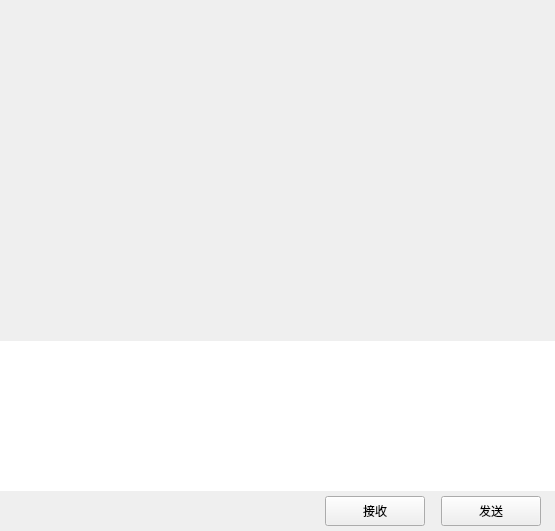
<?xml version="1.0" encoding="UTF-8"?>
<ui version="4.0">
 <class>ChatPage</class>
 <widget class="QWidget" name="ChatPage">
  <property name="geometry">
   <rect>
    <x>0</x>
    <y>0</y>
    <width>555</width>
    <height>531</height>
   </rect>
  </property>
  <property name="windowTitle">
   <string>Form</string>
  </property>
  <layout class="QVBoxLayout" name="verticalLayout">
   <property name="spacing">
    <number>0</number>
   </property>
   <property name="leftMargin">
    <number>0</number>
   </property>
   <property name="topMargin">
    <number>0</number>
   </property>
   <property name="rightMargin">
    <number>0</number>
   </property>
   <property name="bottomMargin">
    <number>0</number>
   </property>
   <item>
    <widget class="QWidget" name="chat_data_wid" native="true">
     <property name="sizePolicy">
      <sizepolicy hsizetype="Expanding" vsizetype="Expanding">
       <horstretch>0</horstretch>
       <verstretch>0</verstretch>
      </sizepolicy>
     </property>
     <layout class="QVBoxLayout" name="verticalLayout_2">
      <property name="spacing">
       <number>0</number>
      </property>
      <property name="leftMargin">
       <number>0</number>
      </property>
      <property name="topMargin">
       <number>0</number>
      </property>
      <property name="rightMargin">
       <number>0</number>
      </property>
      <property name="bottomMargin">
       <number>0</number>
      </property>
      <item>
       <widget class="QWidget" name="title_wid" native="true">
        <property name="minimumSize">
         <size>
          <width>0</width>
          <height>60</height>
         </size>
        </property>
        <property name="maximumSize">
         <size>
          <width>16777215</width>
          <height>60</height>
         </size>
        </property>
        <layout class="QVBoxLayout" name="verticalLayout_3">
         <property name="leftMargin">
          <number>11</number>
         </property>
         <property name="topMargin">
          <number>2</number>
         </property>
         <property name="rightMargin">
          <number>2</number>
         </property>
         <property name="bottomMargin">
          <number>2</number>
         </property>
         <item>
          <widget class="QWidget" name="widget" native="true">
           <layout class="QHBoxLayout" name="horizontalLayout_3">
            <property name="leftMargin">
             <number>2</number>
            </property>
            <property name="topMargin">
             <number>2</number>
            </property>
            <property name="rightMargin">
             <number>2</number>
            </property>
            <property name="bottomMargin">
             <number>2</number>
            </property>
            <item>
             <widget class="QLabel" name="title_lb">
              <property name="text">
               <string/>
              </property>
             </widget>
            </item>
           </layout>
          </widget>
         </item>
        </layout>
       </widget>
      </item>
      <item>
       <widget class="ChatView" name="chat_data_list" native="true"/>
      </item>
      <item>
       <widget class="QWidget" name="tool_wid" native="true">
        <property name="minimumSize">
         <size>
          <width>0</width>
          <height>40</height>
         </size>
        </property>
        <property name="maximumSize">
         <size>
          <width>16777215</width>
          <height>40</height>
         </size>
        </property>
        <layout class="QHBoxLayout" name="horizontalLayout_5">
         <property name="leftMargin">
          <number>2</number>
         </property>
         <property name="topMargin">
          <number>2</number>
         </property>
         <property name="rightMargin">
          <number>2</number>
         </property>
         <property name="bottomMargin">
          <number>2</number>
         </property>
         <item>
          <spacer name="horizontalSpacer_7">
           <property name="orientation">
            <enum>Qt::Horizontal</enum>
           </property>
           <property name="sizeType">
            <enum>QSizePolicy::Fixed</enum>
           </property>
           <property name="sizeHint" stdset="0">
            <size>
             <width>5</width>
             <height>20</height>
            </size>
           </property>
          </spacer>
         </item>
         <item>
          <widget class="ClickedLabel" name="emo_lb">
           <property name="minimumSize">
            <size>
             <width>25</width>
             <height>25</height>
            </size>
           </property>
           <property name="maximumSize">
            <size>
             <width>25</width>
             <height>25</height>
            </size>
           </property>
           <property name="text">
            <string/>
           </property>
          </widget>
         </item>
         <item>
          <spacer name="horizontalSpacer_6">
           <property name="orientation">
            <enum>Qt::Horizontal</enum>
           </property>
           <property name="sizeType">
            <enum>QSizePolicy::Fixed</enum>
           </property>
           <property name="sizeHint" stdset="0">
            <size>
             <width>5</width>
             <height>20</height>
            </size>
           </property>
          </spacer>
         </item>
         <item>
          <widget class="ClickedLabel" name="file_lb">
           <property name="minimumSize">
            <size>
             <width>30</width>
             <height>30</height>
            </size>
           </property>
           <property name="maximumSize">
            <size>
             <width>30</width>
             <height>30</height>
            </size>
           </property>
           <property name="text">
            <string/>
           </property>
          </widget>
         </item>
         <item>
          <spacer name="horizontalSpacer_5">
           <property name="orientation">
            <enum>Qt::Horizontal</enum>
           </property>
           <property name="sizeHint" stdset="0">
            <size>
             <width>40</width>
             <height>20</height>
            </size>
           </property>
          </spacer>
         </item>
         <item>
          <widget class="ClickedLabel" name="more_lb">
           <property name="minimumSize">
            <size>
             <width>30</width>
             <height>30</height>
            </size>
           </property>
           <property name="maximumSize">
            <size>
             <width>30</width>
             <height>30</height>
            </size>
           </property>
           <property name="text">
            <string/>
           </property>
          </widget>
         </item>
        </layout>
       </widget>
      </item>
      <item>
       <widget class="MessageTextEdit" name="chatEdit">
        <property name="minimumSize">
         <size>
          <width>0</width>
          <height>150</height>
         </size>
        </property>
        <property name="maximumSize">
         <size>
          <width>16777215</width>
          <height>150</height>
         </size>
        </property>
        <property name="frameShape">
         <enum>QFrame::NoFrame</enum>
        </property>
       </widget>
      </item>
      <item>
       <widget class="QWidget" name="send_wid" native="true">
        <property name="minimumSize">
         <size>
          <width>0</width>
          <height>40</height>
         </size>
        </property>
        <property name="maximumSize">
         <size>
          <width>16777215</width>
          <height>40</height>
         </size>
        </property>
        <layout class="QHBoxLayout" name="horizontalLayout_4">
         <property name="topMargin">
          <number>2</number>
         </property>
         <property name="bottomMargin">
          <number>2</number>
         </property>
         <item>
          <spacer name="horizontalSpacer_2">
           <property name="orientation">
            <enum>Qt::Horizontal</enum>
           </property>
           <property name="sizeHint" stdset="0">
            <size>
             <width>36</width>
             <height>20</height>
            </size>
           </property>
          </spacer>
         </item>
         <item>
          <widget class="ClickedBtn" name="receive_btn">
           <property name="minimumSize">
            <size>
             <width>100</width>
             <height>30</height>
            </size>
           </property>
           <property name="maximumSize">
            <size>
             <width>100</width>
             <height>30</height>
            </size>
           </property>
           <property name="text">
            <string>接收</string>
           </property>
          </widget>
         </item>
         <item>
          <spacer name="horizontalSpacer_3">
           <property name="orientation">
            <enum>Qt::Horizontal</enum>
           </property>
           <property name="sizeType">
            <enum>QSizePolicy::Fixed</enum>
           </property>
           <property name="sizeHint" stdset="0">
            <size>
             <width>10</width>
             <height>20</height>
            </size>
           </property>
          </spacer>
         </item>
         <item>
          <widget class="ClickedBtn" name="send_btn">
           <property name="minimumSize">
            <size>
             <width>100</width>
             <height>30</height>
            </size>
           </property>
           <property name="maximumSize">
            <size>
             <width>100</width>
             <height>30</height>
            </size>
           </property>
           <property name="text">
            <string>发送</string>
           </property>
          </widget>
         </item>
         <item>
          <spacer name="horizontalSpacer_4">
           <property name="orientation">
            <enum>Qt::Horizontal</enum>
           </property>
           <property name="sizeType">
            <enum>QSizePolicy::Fixed</enum>
           </property>
           <property name="sizeHint" stdset="0">
            <size>
             <width>5</width>
             <height>20</height>
            </size>
           </property>
          </spacer>
         </item>
        </layout>
       </widget>
      </item>
     </layout>
    </widget>
   </item>
  </layout>
 </widget>
 <customwidgets>
  <customwidget>
   <class>ClickedBtn</class>
   <extends>QPushButton</extends>
   <header>clickedbtn.h</header>
  </customwidget>
  <customwidget>
   <class>ClickedLabel</class>
   <extends>QLabel</extends>
   <header>clickedlabel.h</header>
  </customwidget>
  <customwidget>
   <class>MessageTextEdit</class>
   <extends>QTextEdit</extends>
   <header>MessageTextEdit.h</header>
  </customwidget>
  <customwidget>
   <class>ChatView</class>
   <extends>QWidget</extends>
   <header>chatview.h</header>
   <container>1</container>
  </customwidget>
 </customwidgets>
 <resources/>
 <connections/>
</ui>
